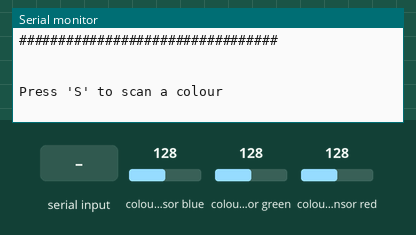
Bench run of a sketch on a simulated ESP32. Parts: the last lines printed to the serial monitor. Inputs (shaded band) come from the test bench; at power-on: colour sensor blue 128, colour sensor green 128, colour sensor red 128.

Above: at 1.2 s.
1.3 s: "s\n" received over Serial
At 2.4 s:
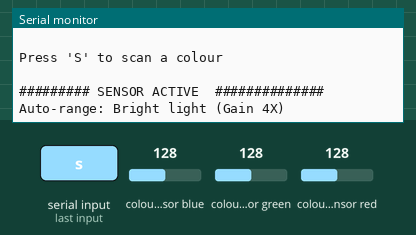
3.2 s: colour sensor blue set to 5
At 5.8 s:
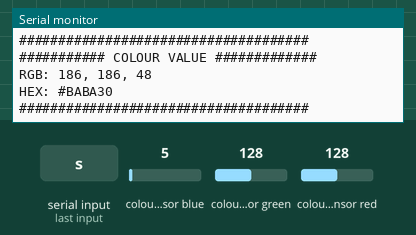
Timing chart, 0 to 7.3 s (numbered marks = the images above; inputs shaded):
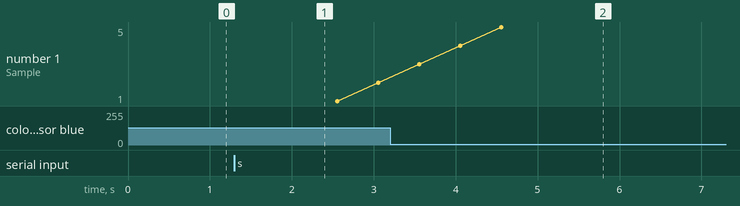

The sketch:

colour_picker.ino
```cpp
//************* HEADER FILES *****************
#include <Adafruit_TCS34725.h>
#include <Wire.h>
#include <math.h> // For pow() and round()
//********************************************

//*************** PIN SETUP ******************
// I2C colour sensor pins
#define SDA_PIN 5 // D1
#define SCL_PIN 4 // D2
//********************************************

//************ TIMING PARAMETERS *************
int sampleDelay = 400;      // Pause between samples
int displayDuration = 5000; // Hold final colour for 5 seconds
//********************************************

//************* GLOBALS *********************
// Colour sensor instance
Adafruit_TCS34725 tcs =
    Adafruit_TCS34725(TCS34725_INTEGRATIONTIME_300MS, TCS34725_GAIN_1X);
//********************************************

//************* READ COLOUR FN ***************
// Reads the sensor and returns accurate RGB via pointers
void ReadColour(uint8_t *outR, uint8_t *outG, uint8_t *outB) {
  uint16_t r, g, b, c;

  // Reading raw data from the sensor
  tcs.getRawData(&r, &g, &b, &c);

  // Check for I2C lockup / power brownout (sensor returns all 1s = 65535)
  if (r == 65535 && g == 65535 && b == 65535) {
    Serial.println("Sensor glitch detected! Re-initializing I2C...");
    tcs.begin();
    *outR = 0;
    *outG = 0;
    *outB = 0;
    return;
  }

  // Get accurate colour values (compensates for IR and adjusts based on clear
  // channel)
  float red, green, blue;
  tcs.getRGB(&red, &green, &blue);

  // Clamp normalized values to 0–255
  *outR = min((uint16_t)red, (uint16_t)255);
  *outG = min((uint16_t)green, (uint16_t)255);
  *outB = min((uint16_t)blue, (uint16_t)255);
}
//********************************************

//********** GAMMA CORRECTION FN *************
// Applies standard 2.2 gamma correction for accurate screen/hex colours
uint8_t ApplyGamma(float linearVal) {
  if (linearVal <= 0.0f)
    return 0;
  if (linearVal >= 255.0f)
    return 255;
  float srgb = 255.0f * pow(linearVal / 255.0f, 1.0f / 2.2f);
  return min((uint8_t)round(srgb), (uint8_t)255);
}
//********************************************

//********* SATURATION BOOST FN **************
// Converts RGB -> HSV, boosts saturation, converts back to RGB
// factor > 1.0 increases saturation (e.g. 1.4 = +40%)
void BoostSaturation(uint8_t &r, uint8_t &g, uint8_t &b, float factor) {
  float rf = r / 255.0f, gf = g / 255.0f, bf = b / 255.0f;
  float maxC = max(rf, max(gf, bf));
  float minC = min(rf, min(gf, bf));
  float delta = maxC - minC;

  // HSV
  float h = 0, s = 0, v = maxC;
  if (delta > 0.0f) {
    s = delta / maxC;
    if (maxC == rf)
      h = 60.0f * fmod((gf - bf) / delta, 6.0f);
    else if (maxC == gf)
      h = 60.0f * ((bf - rf) / delta + 2.0f);
    else
      h = 60.0f * ((rf - gf) / delta + 4.0f);
    if (h < 0)
      h += 360.0f;
  }

  // Boost S, clamp to 1
  s = min(s * factor, 1.0f);

  // HSV -> RGB
  float c2 = v * s;
  float x = c2 * (1.0f - fabs(fmod(h / 60.0f, 2.0f) - 1.0f));
  float m = v - c2;
  float r1, g1, b1;
  int hi = (int)(h / 60.0f) % 6;
  if (hi == 0) {
    r1 = c2;
    g1 = x;
    b1 = 0;
  } else if (hi == 1) {
    r1 = x;
    g1 = c2;
    b1 = 0;
  } else if (hi == 2) {
    r1 = 0;
    g1 = c2;
    b1 = x;
  } else if (hi == 3) {
    r1 = 0;
    g1 = x;
    b1 = c2;
  } else if (hi == 4) {
    r1 = x;
    g1 = 0;
    b1 = c2;
  } else {
    r1 = c2;
    g1 = 0;
    b1 = x;
  }

  r = (uint8_t)round((r1 + m) * 255.0f);
  g = (uint8_t)round((g1 + m) * 255.0f);
  b = (uint8_t)round((b1 + m) * 255.0f);
}
//********************************************

//************* AUTO RANGE FN ****************
// Dynamically adjusts integration gain based on ambient light
void AutoRange() {
  uint16_t r, g, b, c;
  // Start with a safe middle gain and wait for integration
  tcs.setGain(TCS34725_GAIN_16X);
  delay(350);
  tcs.getRawData(&r, &g, &b, &c);

  if (c < 300) {
    tcs.setGain(TCS34725_GAIN_60X);
    Serial.println("Auto-range: Low light (Gain 60X)");
  } else if (c < 2000) {
    tcs.setGain(TCS34725_GAIN_16X);
    Serial.println("Auto-range: Medium light (Gain 16X)");
  } else if (c < 10000) {
    tcs.setGain(TCS34725_GAIN_4X);
    Serial.println("Auto-range: Bright light (Gain 4X)");
  } else {
    tcs.setGain(TCS34725_GAIN_1X);
    Serial.println("Auto-range: Very bright light (Gain 1X)");
  }
  // Wait one integration cycle for sensor to stabilize with new gain
  delay(350);
}
//********************************************

//******** SENSE AND DISPLAY FN **************
// Takes samples, applies statistical filtering and gamma correction
void SenseAndDisplay() {
  Serial.println("\n######### SENSOR ACTIVE  ##############");

  AutoRange();

  delay(sampleDelay);

  // Take 5 samples
  const int numSamples = 5;
  uint8_t r_samples[numSamples];
  uint8_t g_samples[numSamples];
  uint8_t b_samples[numSamples];

  for (int i = 0; i < numSamples; i++) {
    ReadColour(&r_samples[i], &g_samples[i], &b_samples[i]);

    // Print sample data
    Serial.print("Sample ");
    Serial.print(i + 1);
    Serial.print("/5: R=");
    Serial.print(r_samples[i]);
    Serial.print(" G=");
    Serial.print(g_samples[i]);
    Serial.print(" B=");
    Serial.println(b_samples[i]);

    if (i < numSamples - 1) {
      delay(sampleDelay);
    }
  }

  Serial.println("\nComputing final value");
  Serial.println("#####################################");

  // Sort channels independently to drop min and max
  for (int i = 0; i < numSamples - 1; i++) {
    for (int j = i + 1; j < numSamples; j++) {
      if (r_samples[i] > r_samples[j]) {
        uint8_t t = r_samples[i];
        r_samples[i] = r_samples[j];
        r_samples[j] = t;
      }
      if (g_samples[i] > g_samples[j]) {
        uint8_t t = g_samples[i];
        g_samples[i] = g_samples[j];
        g_samples[j] = t;
      }
      if (b_samples[i] > b_samples[j]) {
        uint8_t t = b_samples[i];
        b_samples[i] = b_samples[j];
        b_samples[j] = t;
      }
    }
  }

  // Average the middle 3 samples (trimmed mean)
  uint16_t sumR = 0, sumG = 0, sumB = 0;
  for (int i = 1; i < numSamples - 1; i++) {
    sumR += r_samples[i];
    sumG += g_samples[i];
    sumB += b_samples[i];
  }

  float avgR = (float)sumR / (numSamples - 2);
  float avgG = (float)sumG / (numSamples - 2);
  float avgB = (float)sumB / (numSamples - 2);

  // Apply Gamma Correction
  uint8_t finalR = ApplyGamma(avgR);
  uint8_t finalG = ApplyGamma(avgG);
  uint8_t finalB = ApplyGamma(avgB);

  // Boost saturation to compensate for sensor spectral overlap
  BoostSaturation(finalR, finalG, finalB, 2.0f);

  char hexStr[8];
  sprintf(hexStr, "#%02X%02X%02X", finalR, finalG, finalB);

  Serial.println("\n########### COLOUR VALUE #############");
  Serial.print("RGB: ");
  Serial.print(finalR);
  Serial.print(", ");
  Serial.print(finalG);
  Serial.print(", ");
  Serial.println(finalB);
  Serial.print("HEX: ");
  Serial.println(hexStr);
  Serial.println("#####################################\n");

  // Hold final colour duration before ready again
  delay(displayDuration);

  Serial.println("Press 'S' to scan a colour");
  Serial.println(" ");
}
//*******************************************

//************** SETUP FUNCTION **************
void setup() {

  //*********** SERIAL SETUP ****************
  // Starting serial communication
  Serial.begin(9600);
  Serial.println("\n");
  //******************************************

  //*********** COLOUR SENSOR SETUP **********
  Serial.println("###### Colour Sensor Setup ######");
  Wire.begin(SDA_PIN, SCL_PIN);

  if (tcs.begin()) {
    Serial.println("Colour sensor initialized!");
  } else {
    Serial.println("Error, check your connections!");
  }
  Serial.println("#################################");
  Serial.println(" ");
  Serial.println(" ");

  tcs.setInterrupt(false);
  //*****************************************

  Serial.println("Press 'S' to scan a colour");
  Serial.println(" ");
}
//*******************************************

//************** LOOP FUNCTION **************
void loop() {
  if (Serial.available()) {
    String input = Serial.readStringUntil('\n');
    input.trim();
    if (input.equalsIgnoreCase("s")) {
      SenseAndDisplay();
    }
  }
}
//*******************************************
```

Measured:
- after the input at 1.3 s, the serial monitor: prints a new line at once (image 1)
- after the input at 3.2 s, the serial monitor: prints a new line after 0.35 s (image 2)
